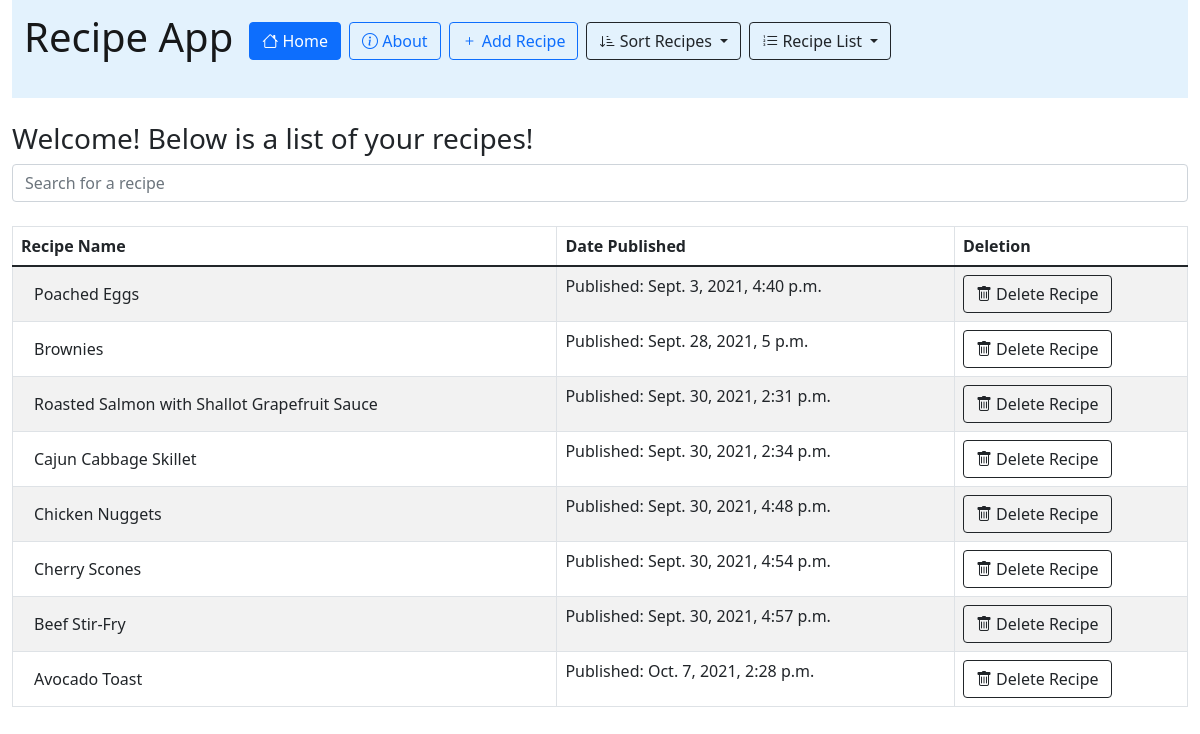
Page /recipe_app/?sort_order=pub_date on the committed database.
### recipe_app/models.py (models this page shows, shortened)
class Recipe(models.Model):
    recipe_name = models.CharField(max_length=200)
    pub_date= models.DateTimeField('date published')

### recipe_app/views.py (the view)
# urls.py: path('', views.index, name='index'),
def index(request):
    query_string = request.GET
    if query_string:
        try:
            sort_order = query_string["sort_order"]
        except KeyError:
            raise Http404("sort order not present")
        if sort_order not in ['-pub_date', 'pub_date', '-recipe_name', 'recipe_name']:
            raise Http404("entered sort order does not exist")
        latest_recipe_list = Recipe.objects.order_by(sort_order)
    else:
        latest_recipe_list = Recipe.objects.order_by('-pub_date')
    template = loader.get_template('recipe_app/index.html')
    context = {
        'latest_recipe_list': latest_recipe_list,
        }
    return HttpResponse(template.render(context, request))

### recipe_app/templates/recipe_app/index.html (shortened to what this page needs)
{% extends "recipe_app/base.html" %}
{% block content %}
<div class="container-fluid">
<nav class="navbar navbar-light" style="background-color: #e3f2fd;">
  <form class="container-fluid justify-content-start">
    <a class="navbar-brand" ><h1>Recipe App</h1></a>
    <a class="btn btn-outline-primary me-2 active" type="button" href="/recipe_app"><i class="bi bi-house"></i> Home</a>
    <a class="btn btn-outline-primary me-2" type="button" href="/recipe_app/about"><i class="bi bi-info-circle"></i> About</a>
    <a class="btn btn-outline-primary me-2" type="button" href="/recipe_app/add"><i class="bi bi-plus"></i> Add Recipe</a>
    <div class="dropdown">
        <button class="btn btn-outline-dark me-2 dropdown-toggle" type="button" id="dropdownMenuButton2" data-bs-toggle="dropdown" aria-expanded="false">
            <i class="bi bi-sort-down-alt"></i> Sort Recipes
        </button>
    </div>
    {% if latest_recipe_list %}
    <div class="dropdown">
        <button class="btn btn-outline-dark me-2 dropdown-toggle" type="button" id="dropdownMenuButton2" data-bs-toggle="dropdown" aria-expanded="false">
            <i class="bi bi-list-ol"></i> Recipe List
        </button>
    </div>
    {% endif %}
  </form>
</nav>
{% if latest_recipe_list %}
    <br>
    <h3>Welcome! Below is a list of your recipes!</h3>
    <input class="form-control" id="myInput" type="text" placeholder="Search for a recipe">
    <br>
<table class="table table-striped table-bordered table-hover">
    <thead>
        <tr>
          <th scope="col">Recipe Name</th>
          <th scope="col">Date Published</th>
          <th scope="col">Deletion</th>
        </tr>
    </thead>
    <tbody>
        {% for recipe in latest_recipe_list %}
            <tr>
              <td> <a href="{% url 'recipe_app:recipe_page' recipe.id %}"><button class="btn" type="button">{{ recipe.recipe_name }} </button></a></td>
              <td>Published: {{ recipe.pub_date }}</td>
              <td><a href="{% url 'recipe_app:delete_recipe' recipe.id %}"><button class="btn btn-outline-dark" type="button"><i class="bi bi-trash"></i> Delete Recipe</button></a></td>
            </tr>
        {% endfor %}
    </tbody>
</table>
{% else %}
    <h1>No recipes are available.</h1>
{% endif %}
</div>
{% endblock %}

### rows in the picture
Recipe: recipe_name "Poached Eggs", pub_date "Sept. 3, 2021, 4:40 p.m."
Recipe: recipe_name "Brownies", pub_date "Sept. 28, 2021, 5 p.m."
Recipe: recipe_name "Roasted Salmon with Shallot Grapefruit Sauce", pub_date "Sept. 30, 2021, 2:31 p.m."
Recipe: recipe_name "Cajun Cabbage Skillet", pub_date "Sept. 30, 2021, 2:34 p.m."
Recipe: recipe_name "Chicken Nuggets", pub_date "Sept. 30, 2021, 4:48 p.m."
Recipe: recipe_name "Cherry Scones", pub_date "Sept. 30, 2021, 4:54 p.m."
Recipe: recipe_name "Beef Stir-Fry", pub_date "Sept. 30, 2021, 4:57 p.m."
Recipe: recipe_name "Avocado Toast", pub_date "Oct. 7, 2021, 2:28 p.m."
